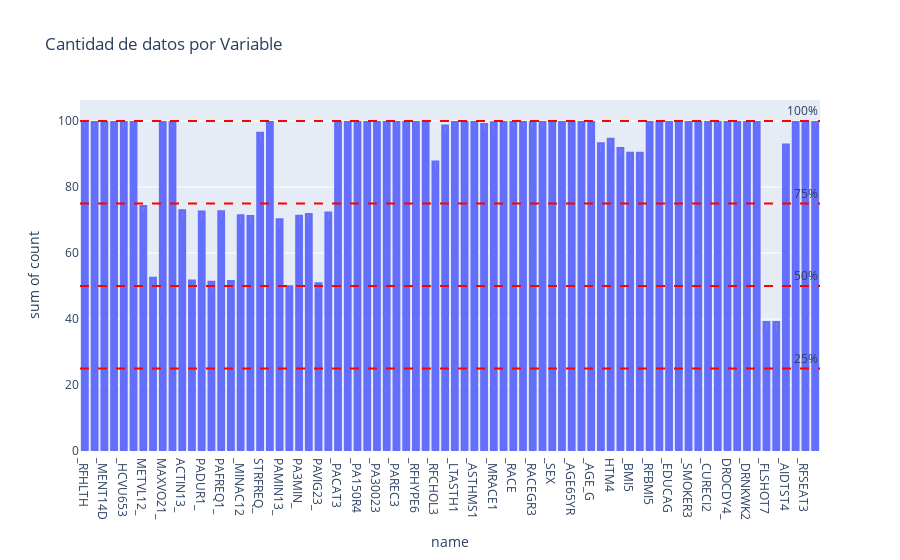

Write notebook code for a chart like this one.
### Code cell
# Figura de Cantidad de datos en cada variable por Instrumento
fig = px.histogram(DataCounts, x='name', y='count',title='Cantidad de datos por Variable',
                   hover_data =DataCounts.columns,text_auto=True)

percentiles = [25, 50, 75,100]


for p in range(4):
    fig.add_hline(y=percentiles[p], line_dash="dash", line_color="red",
                  annotation_text=f"{int((p+1)*25)}%", annotation_position="top right")
    

fig.show()

### Figure 1 — Plotly figure (JSON) as saved in the notebook; plotly's stock layout.template omitted (floating-point values rounded to 4 significant figures)
{"data": [{"alignmentgroup": "True", "bingroup": "x", "histfunc": "sum", "hovertemplate": "name=%{x}<br>sum of count=%{y}<extra></extra>", "legendgroup": "", "marker": {"color": "#636efa", "pattern": {"shape": ""}}, "name": "", "offsetgroup": "", "orientation": "v", "showlegend": false, "texttemplate": "%{value}", "type": "histogram", "x": ["_RFHLTH ", "_PHYS14D ", "_MENT14D ", "_HLTHPL1 ", "_HCVU653 ", "_TOTINDA ", "METVL12_ ", "METVL22_ ", "MAXVO21_ ", "FC601_ ", "ACTIN13_ ", "ACTIN23_ ", "PADUR1_ ", "PADUR2_ ", "PAFREQ1_ ", "PAFREQ2_ ", "_MINAC12 ", "_MINAC22 ", "STRFREQ_ ", "PAMISS3_ ", "PAMIN13_ ", "PAMIN23_ ", "PA3MIN_ ", "PAVIG13_ ", "PAVIG23_ ", "PA3VIGM_ ", "_PACAT3 ", "_PAINDX3 ", "_PA150R4 ", "_PA300R4 ", "_PA30023 ", "_PASTRNG ", "_PAREC3 ", "_PASTAE3 ", "_RFHYPE6 ", "_CHOLCH3 ", "_RFCHOL3 ", "_MICHD ", "_LTASTH1 ", "_CASTHM1 ", "_ASTHMS1 ", "_DRDXAR2 ", "_MRACE1 ", "_HISPANC ", "_RACE ", "_RACEG21 ", "_RACEGR3 ", "_RACEPRV ", "_SEX ", "_AGEG5YR ", "_AGE65YR ", "_AGE80 ", "_AGE_G ", "HTIN4 ", "HTM4 ", "WTKG3 ", "_BMI5 ", "_BMI5CAT ", "_RFBMI5 ", "_CHLDCNT ", "_EDUCAG ", "_INCOMG1 ", "_SMOKER3 ", "_RFSMOK3 ", "_CURECI2 ", "DRNKANY6 ", "DROCDY4_ ", "_RFBING6 ", "_DRNKWK2 ", "_RFDRHV8 ", "_FLSHOT7 ", "_PNEUMO3 ", "_AIDTST4 ", "_RFSEAT2 ", "_RFSEAT3 ", "_DRNKDRV "], "xaxis": "x", "y": [100, 100, 100, 100, 100, 100, 74.55, 52.79, 100, 100, 73.25, 51.94, 72.84, 51.59, 72.96, 51.81, 71.73, 71.55, 96.73, 100, 70.55, 50.25, 71.56, 72.15, 51.11, 72.6, 100, 100, 100, 100, 100, 100, 100, 100, 100, 100, 88.04, 98.94, 100, 100, 100, 99.41, 99.94, 100, 99.98, 99.98, 99.98, 99.98, 100, 100, 100, 100, 100, 93.54, 94.89, 92.12, 90.65, 90.65, 100, 100, 100, 100, 100, 100, 100, 100, 100, 100, 100, 100, 39.42, 39.42, 93.17, 100, 100, 100], "yaxis": "y"}], "layout": {"annotations": [{"showarrow": false, "text": "25%", "x": 1, "xanchor": "right", "xref": "x domain", "y": 25, "yanchor": "bottom", "yref": "y"}, {"showarrow": false, "text": "50%", "x": 1, "xanchor": "right", "xref": "x domain", "y": 50, "yanchor": "bottom", "yref": "y"}, {"showarrow": false, "text": "75%", "x": 1, "xanchor": "right", "xref": "x domain", "y": 75, "yanchor": "bottom", "yref": "y"}, {"showarrow": false, "text": "100%", "x": 1, "xanchor": "right", "xref": "x domain", "y": 100, "yanchor": "bottom", "yref": "y"}], "barmode": "relative", "legend": {"tracegroupgap": 0}, "shapes": [{"line": {"color": "red", "dash": "dash"}, "type": "line", "x0": 0, "x1": 1, "xref": "x domain", "y0": 25, "y1": 25, "yref": "y"}, {"line": {"color": "red", "dash": "dash"}, "type": "line", "x0": 0, "x1": 1, "xref": "x domain", "y0": 50, "y1": 50, "yref": "y"}, {"line": {"color": "red", "dash": "dash"}, "type": "line", "x0": 0, "x1": 1, "xref": "x domain", "y0": 75, "y1": 75, "yref": "y"}, {"line": {"color": "red", "dash": "dash"}, "type": "line", "x0": 0, "x1": 1, "xref": "x domain", "y0": 100, "y1": 100, "yref": "y"}], "title": {"text": "Cantidad de datos por Variable"}, "xaxis": {"anchor": "y", "domain": [0, 1], "title": {"text": "name"}}, "yaxis": {"anchor": "x", "domain": [0, 1], "title": {"text": "sum of count"}}}}
